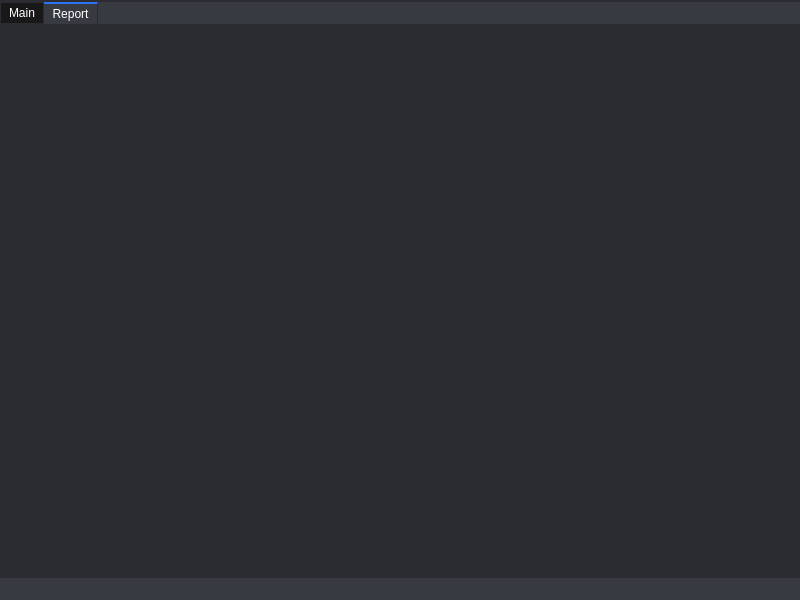
<?xml version="1.0" encoding="UTF-8"?>
<ui version="4.0">
 <class>MainWindow</class>
 <widget class="QMainWindow" name="MainWindow">
  <property name="geometry">
   <rect>
    <x>0</x>
    <y>0</y>
    <width>800</width>
    <height>600</height>
   </rect>
  </property>
  <property name="windowTitle">
   <string>MainWindow</string>
  </property>
  <property name="styleSheet">
   <string notr="true">QPalette{background:#2A2C32;}*{outline:0px;color:#FFFFFE;}

QWidget[form=&quot;true&quot;],QLabel[frameShape=&quot;1&quot;]{
border:1px solid #2A2C32;
border-radius:0px;
}

QWidget[form=&quot;bottom&quot;]{
background:#383A42;
}

QWidget[form=&quot;bottom&quot;] .QFrame{
border:1px solid #FFFFFE;
}

QWidget[form=&quot;bottom&quot;] QLabel,QWidget[form=&quot;title&quot;] QLabel{
border-radius:0px;
color:#FFFFFE;
background:none;
border-style:none;
}

QWidget[form=&quot;title&quot;],QWidget[nav=&quot;left&quot;],QWidget[nav=&quot;top&quot;] QAbstractButton{
border-style:none;
border-radius:0px;
padding:5px;
color:#FFFFFE;
background:qlineargradient(spread:pad,x1:0,y1:0,x2:0,y2:1,stop:0 #383A42,stop:1 #383A42);
}

QWidget[nav=&quot;top&quot;] QAbstractButton:hover,QWidget[nav=&quot;top&quot;] QAbstractButton:pressed,QWidget[nav=&quot;top&quot;] QAbstractButton:checked{
border-style:solid;
border-width:0px 0px 2px 0px;
padding:4px 4px 2px 4px;
border-color:#2C72F2;
background:qlineargradient(spread:pad,x1:0,y1:0,x2:0,y2:1,stop:0 #181818,stop:1 #181818);
}

QWidget[nav=&quot;left&quot;] QAbstractButton{
border-radius:0px;
color:#FFFFFE;
background:none;
border-style:none;
}

QWidget[nav=&quot;left&quot;] QAbstractButton:hover{
color:#FFFFFF;
background-color:#2C72F2;
}

QWidget[nav=&quot;left&quot;] QAbstractButton:checked,QWidget[nav=&quot;left&quot;] QAbstractButton:pressed{
color:#FFFFFE;
border-style:solid;
border-width:0px 0px 0px 2px;
padding:4px 4px 4px 2px;
border-color:#2C72F2;
background-color:#2A2C32;
}

QWidget[video=&quot;true&quot;] QLabel{
color:#FFFFFE;
border:1px solid #2A2C32;
background:qlineargradient(spread:pad,x1:0,y1:0,x2:0,y2:1,stop:0 #383A42,stop:1 #383A42);
}

QWidget[video=&quot;true&quot;] QLabel:focus{
border:1px solid #2C72F2;
background:qlineargradient(spread:pad,x1:0,y1:0,x2:0,y2:1,stop:0 #181818,stop:1 #181818);
}

QLineEdit,QTextEdit,QPlainTextEdit,QSpinBox,QDoubleSpinBox,QComboBox,QDateEdit,QTimeEdit,QDateTimeEdit{
border:1px solid #2A2C32;
border-radius:3px;
padding:2px;
background:none;
selection-background-color:#383A42;
selection-color:#FFFFFE;
}

QLineEdit:focus,QTextEdit:focus,QPlainTextEdit:focus,QSpinBox:focus,QDoubleSpinBox:focus,QComboBox:focus,QDateEdit:focus,QTimeEdit:focus,QDateTimeEdit:focus,QLineEdit:hover,QTextEdit:hover,QPlainTextEdit:hover,QSpinBox:hover,QDoubleSpinBox:hover,QComboBox:hover,QDateEdit:hover,QTimeEdit:hover,QDateTimeEdit:hover{
border:1px solid #2A2C32;
}

QLineEdit[echoMode=&quot;2&quot;]{
lineedit-password-character:9679;
}

.QFrame{
border:1px solid #2A2C32;
border-radius:3px;
}

.QGroupBox{
border:1px solid #2A2C32;
border-radius:5px;
margin-top:3ex;
}

.QGroupBox::title{
subcontrol-origin:margin;
position:relative;
left:10px;
}

.QPushButton,.QToolButton{
border-style:none;
border:1px solid #2A2C32;
color:#FFFFFE;
padding:5px;
min-height:15px;
border-radius:5px;
background:qlineargradient(spread:pad,x1:0,y1:0,x2:0,y2:1,stop:0 #383A42,stop:1 #383A42);
}

.QPushButton:hover,.QToolButton:hover{
background:qlineargradient(spread:pad,x1:0,y1:0,x2:0,y2:1,stop:0 #181818,stop:1 #181818);
}

.QPushButton:pressed,.QToolButton:pressed{
background:qlineargradient(spread:pad,x1:0,y1:0,x2:0,y2:1,stop:0 #383A42,stop:1 #383A42);
}

.QToolButton::menu-indicator{
image:None;
}

QToolButton#btnMenu,QPushButton#btnMenu_Min,QPushButton#btnMenu_Max,QPushButton#btnMenu_Close{
border-radius:3px;
color:#FFFFFE;
padding:3px;
margin:0px;
background:none;
border-style:none;
}

QToolButton#btnMenu:hover,QPushButton#btnMenu_Min:hover,QPushButton#btnMenu_Max:hover{
color:#FFFFFF;
margin:1px 1px 2px 1px;
background-color:rgba(51,127,209,230);
}

QPushButton#btnMenu_Close:hover{
color:#FFFFFF;
margin:1px 1px 2px 1px;
background-color:rgba(238,0,0,128);
}

QRadioButton::indicator{
width:15px;
height:15px;
}

QRadioButton::indicator::unchecked{
image:url(:/qss/bf/radiobutton_unchecked.png);
}

QRadioButton::indicator::unchecked:disabled{
image:url(:/qss/bf/radiobutton_unchecked_disable.png);
}

QRadioButton::indicator::checked{
image:url(:/qss/bf/radiobutton_checked.png);
}

QRadioButton::indicator::checked:disabled{
image:url(:/qss/bf/radiobutton_checked_disable.png);
}

QGroupBox::indicator,QTreeWidget::indicator,QListWidget::indicator{
padding:0px -3px 0px 3px;
}

QCheckBox::indicator,QGroupBox::indicator,QTreeWidget::indicator,QListWidget::indicator{
width:13px;
height:13px;
}

QCheckBox::indicator:unchecked,QGroupBox::indicator:unchecked,QTreeWidget::indicator:unchecked,QListWidget::indicator:unchecked{
image:url(:/qss/bf/checkbox_unchecked.png);
}

QCheckBox::indicator:unchecked:disabled,QGroupBox::indicator:unchecked:disabled,QTreeWidget::indicator:unchecked:disabled,QListWidget::indicator:disabled{
image:url(:/qss/bf/checkbox_unchecked_disable.png);
}

QCheckBox::indicator:checked,QGroupBox::indicator:checked,QTreeWidget::indicator:checked,QListWidget::indicator:checked{
image:url(:/qss/bf/checkbox_checked.png);
}

QCheckBox::indicator:checked:disabled,QGroupBox::indicator:checked:disabled,QTreeWidget::indicator:checked:disabled,QListWidget::indicator:checked:disabled{
image:url(:/qss/bf/checkbox_checked_disable.png);
}

QCheckBox::indicator:indeterminate,QGroupBox::indicator:indeterminate,QTreeWidget::indicator:indeterminate,QListWidget::indicator:indeterminate{
image:url(:/qss/bf/checkbox_parcial.png);
}

QCheckBox::indicator:indeterminate:disabled,QGroupBox::indicator:indeterminate:disabled,QTreeWidget::indicator:indeterminate:disabled,QListWidget::indicator:indeterminate:disabled{
image:url(:/qss/bf/checkbox_parcial_disable.png);
}

QTimeEdit::up-button,QDateEdit::up-button,QDateTimeEdit::up-button,QDoubleSpinBox::up-button,QSpinBox::up-button{
image:url(:/qss/bf/add_top.png);
width:10px;
height:10px;
padding:2px 5px 0px 0px;
}

QTimeEdit::down-button,QDateEdit::down-button,QDateTimeEdit::down-button,QDoubleSpinBox::down-button,QSpinBox::down-button{
image:url(:/qss/bf/add_bottom.png);
width:10px;
height:10px;
padding:0px 5px 2px 0px;
}

QTimeEdit::up-button:pressed,QDateEdit::up-button:pressed,QDateTimeEdit::up-button:pressed,QDoubleSpinBox::up-button:pressed,QSpinBox::up-button:pressed{
top:-2px;
}
  
QTimeEdit::down-button:pressed,QDateEdit::down-button:pressed,QDateTimeEdit::down-button:pressed,QDoubleSpinBox::down-button:pressed,QSpinBox::down-button:pressed,QSpinBox::down-button:pressed{
bottom:-2px;
}

QComboBox::down-arrow,QDateEdit[calendarPopup=&quot;true&quot;]::down-arrow,QTimeEdit[calendarPopup=&quot;true&quot;]::down-arrow,QDateTimeEdit[calendarPopup=&quot;true&quot;]::down-arrow{
image:url(:/qss/bf/add_bottom.png);
width:10px;
height:10px;
right:2px;
}

QComboBox::drop-down,QDateEdit::drop-down,QTimeEdit::drop-down,QDateTimeEdit::drop-down{
subcontrol-origin:padding;
subcontrol-position:top right;
width:15px;
border-left-width:0px;
border-left-style:solid;
border-top-right-radius:3px;
border-bottom-right-radius:3px;
border-left-color:#2A2C32;
}

QComboBox::drop-down:on{
top:1px;
}

QMenuBar::item{
color:#FFFFFE;
background-color:#383A42;
margin:0px;
padding:3px 10px;
}

QMenu,QMenuBar,QMenu:disabled,QMenuBar:disabled{
color:#FFFFFE;
background-color:#383A42;
border:1px solid #2A2C32;
margin:0px;
}

QMenu::item{
padding:3px 20px;
}

QMenu::indicator{
width:13px;
height:13px;
}

QMenu::item:selected,QMenuBar::item:selected{
color:#FFFFFE;
border:0px solid #2A2C32;
background:#181818;
}

QMenu::separator{
height:1px;
background:#2A2C32;
}

QProgressBar{
min-height:10px;
background:#383A42;
border-radius:5px;
text-align:center;
border:1px solid #383A42;
}

QProgressBar:chunk{
border-radius:5px;
background-color:#2A2C32;
}

QSlider::groove:horizontal{
background:#383A42;
height:8px;
border-radius:4px;
}

QSlider::add-page:horizontal{
background:#383A42;
height:8px;
border-radius:4px;
}

QSlider::sub-page:horizontal{
background:#2A2C32;
height:8px;
border-radius:4px;
}

QSlider::handle:horizontal{
width:13px;
margin-top:-3px;
margin-bottom:-3px;
border-radius:6px;
background:qradialgradient(spread:pad,cx:0.5,cy:0.5,radius:0.5,fx:0.5,fy:0.5,stop:0.6 #2A2C32,stop:0.8 #2A2C32);
}

QSlider::groove:vertical{
width:8px;
border-radius:4px;
background:#383A42;
}

QSlider::add-page:vertical{
width:8px;
border-radius:4px;
background:#383A42;
}

QSlider::sub-page:vertical{
width:8px;
border-radius:4px;
background:#2A2C32;
}

QSlider::handle:vertical{
height:14px;
margin-left:-3px;
margin-right:-3px;
border-radius:6px;
background:qradialgradient(spread:pad,cx:0.5,cy:0.5,radius:0.5,fx:0.5,fy:0.5,stop:0.6 #2A2C32,stop:0.8 #2A2C32);
}

QScrollBar:horizontal{
background:#383A42;
padding:0px;
border-radius:6px;
max-height:12px;
}

QScrollBar::handle:horizontal{
background:#181818;
min-width:50px;
border-radius:6px;
}

QScrollBar::handle:horizontal:hover{
background:#2A2C32;
}

QScrollBar::handle:horizontal:pressed{
background:#2A2C32;
}

QScrollBar::add-page:horizontal{
background:none;
}

QScrollBar::sub-page:horizontal{
background:none;
}

QScrollBar::add-line:horizontal{
background:none;
}

QScrollBar::sub-line:horizontal{
background:none;
}

QScrollBar:vertical{
background:#383A42;
padding:0px;
border-radius:6px;
max-width:12px;
}

QScrollBar::handle:vertical{
background:#181818;
min-height:50px;
border-radius:6px;
}

QScrollBar::handle:vertical:hover{
background:#2A2C32;
}

QScrollBar::handle:vertical:pressed{
background:#2A2C32;
}

QScrollBar::add-page:vertical{
background:none;
}

QScrollBar::sub-page:vertical{
background:none;
}

QScrollBar::add-line:vertical{
background:none;
}

QScrollBar::sub-line:vertical{
background:none;
}

QScrollArea{
border:0px;
}

QTreeView,QListView,QTableView,QTabWidget::pane{
border:1px solid #2A2C32;
selection-background-color:#181818;
selection-color:#FFFFFE;
alternate-background-color:#181818;
gridline-color:#2A2C32;
}

QTreeView::branch:closed:has-children{
margin:4px;
border-image:url(:/qss/bf/branch_open.png);
}

QTreeView::branch:open:has-children{
margin:4px;
border-image:url(:/qss/bf/branch_close.png);
}

QTreeView,QListView,QTableView,QSplitter::handle,QTreeView::branch{
background:#2A2C32;
}

QTableView::item:selected,QListView::item:selected,QTreeView::item:selected{
color:#FFFFFE;
background:qlineargradient(spread:pad,x1:0,y1:0,x2:0,y2:1,stop:0 #383A42,stop:1 #383A42);
}

QTableView::item:hover,QListView::item:hover,QTreeView::item:hover{
color:#FFFFFE;
background:qlineargradient(spread:pad,x1:0,y1:0,x2:0,y2:1,stop:0 #181818,stop:1 #181818);
}

QTableView::item,QListView::item,QTreeView::item{
padding:1px;
margin:0px;
}

QHeaderView::section,QTableCornerButton:section{
padding:3px;
margin:0px;
color:#FFFFFE;
border:1px solid #2A2C32;
border-left-width:0px;
border-right-width:1px;
border-top-width:0px;
border-bottom-width:1px;
background:qlineargradient(spread:pad,x1:0,y1:0,x2:0,y2:1,stop:0 #181818,stop:1 #181818);
}

QTabBar::tab{
border:1px solid #2A2C32;
color:#FFFFFE;
margin:0px;
background:qlineargradient(spread:pad,x1:0,y1:0,x2:0,y2:1,stop:0 #181818,stop:1 #181818);
}

QTabBar::tab:selected,QTabBar::tab:hover{
border-style:solid;
border-color:#2C72F2;
background:qlineargradient(spread:pad,x1:0,y1:0,x2:0,y2:1,stop:0 #383A42,stop:1 #383A42);
}

QTabBar::tab:top,QTabBar::tab:bottom{
padding:3px 8px 3px 8px;
}

QTabBar::tab:left,QTabBar::tab:right{
padding:8px 3px 8px 3px;
}

QTabBar::tab:top:selected,QTabBar::tab:top:hover{
border-width:2px 0px 0px 0px;
}

QTabBar::tab:right:selected,QTabBar::tab:right:hover{
border-width:0px 0px 0px 2px;
}

QTabBar::tab:bottom:selected,QTabBar::tab:bottom:hover{
border-width:0px 0px 2px 0px;
}

QTabBar::tab:left:selected,QTabBar::tab:left:hover{
border-width:0px 2px 0px 0px;
}

QTabBar::tab:first:top:selected,QTabBar::tab:first:top:hover,QTabBar::tab:first:bottom:selected,QTabBar::tab:first:bottom:hover{
border-left-width:1px;
border-left-color:#2A2C32;
}

QTabBar::tab:first:left:selected,QTabBar::tab:first:left:hover,QTabBar::tab:first:right:selected,QTabBar::tab:first:right:hover{
border-top-width:1px;
border-top-color:#2A2C32;
}

QTabBar::tab:last:top:selected,QTabBar::tab:last:top:hover,QTabBar::tab:last:bottom:selected,QTabBar::tab:last:bottom:hover{
border-right-width:1px;
border-right-color:#2A2C32;
}

QTabBar::tab:last:left:selected,QTabBar::tab:last:left:hover,QTabBar::tab:last:right:selected,QTabBar::tab:last:right:hover{
border-bottom-width:1px;
border-bottom-color:#2A2C32;
}

QStatusBar::item{
border:0px solid #383A42;
border-radius:3px;
}

QToolBox::tab,QGroupBox#gboxDevicePanel,QGroupBox#gboxDeviceTitle,QFrame#gboxDevicePanel,QFrame#gboxDeviceTitle{
padding:3px;
border-radius:5px;
color:#FFFFFE;
background:qlineargradient(spread:pad,x1:0,y1:0,x2:0,y2:1,stop:0 #383A42,stop:1 #383A42);
}

QToolTip{
border:0px solid #FFFFFE;
padding:1px;
color:#FFFFFE;
background:qlineargradient(spread:pad,x1:0,y1:0,x2:0,y2:1,stop:0 #383A42,stop:1 #383A42);
}

QToolBox::tab:selected{
background:qlineargradient(spread:pad,x1:0,y1:0,x2:0,y2:1,stop:0 #181818,stop:1 #181818);
}

QPrintPreviewDialog QToolButton{
border:0px solid #FFFFFE;
border-radius:0px;
margin:0px;
padding:3px;
background:none;
}

QColorDialog QPushButton,QFileDialog QPushButton{
min-width:80px;
}

QToolButton#qt_calendar_prevmonth{
icon-size:0px;
min-width:20px;
image:url(:/qss/bf/calendar_prevmonth.png);
}

QToolButton#qt_calendar_nextmonth{
icon-size:0px;
min-width:20px;
image:url(:/qss/bf/calendar_nextmonth.png);
}

QToolButton#qt_calendar_prevmonth,QToolButton#qt_calendar_nextmonth,QToolButton#qt_calendar_monthbutton,QToolButton#qt_calendar_yearbutton{
border:0px solid #FFFFFE;
border-radius:3px;
margin:3px 3px 3px 3px;
padding:3px;
background:none;
}

QToolButton#qt_calendar_prevmonth:hover,QToolButton#qt_calendar_nextmonth:hover,QToolButton#qt_calendar_monthbutton:hover,QToolButton#qt_calendar_yearbutton:hover,QToolButton#qt_calendar_prevmonth:pressed,QToolButton#qt_calendar_nextmonth:pressed,QToolButton#qt_calendar_monthbutton:pressed,QToolButton#qt_calendar_yearbutton:pressed{
border:1px solid #2A2C32;
}

QCalendarWidget QSpinBox#qt_calendar_yearedit{
margin:2px;
}

QCalendarWidget QToolButton::menu-indicator{
image:None;
}

QCalendarWidget QTableView{
border-width:0px;
}

QCalendarWidget QWidget#qt_calendar_navigationbar{
border:1px solid #2A2C32;
border-width:1px 1px 0px 1px;
background:qlineargradient(spread:pad,x1:0,y1:0,x2:0,y2:1,stop:0 #383A42,stop:1 #383A42);
}

QComboBox QAbstractItemView::item{
min-height:20px;
min-width:10px;
}

QTableView[model=&quot;true&quot;]::item{
padding:0px;
margin:0px;
}

QTableView QLineEdit,QTableView QComboBox,QTableView QSpinBox,QTableView QDoubleSpinBox,QTableView QDateEdit,QTableView QTimeEdit,QTableView QDateTimeEdit{
border-width:0px;
border-radius:0px;
}

QTableView QLineEdit:focus,QTableView QComboBox:focus,QTableView QSpinBox:focus,QTableView QDoubleSpinBox:focus,QTableView QDateEdit:focus,QTableView QTimeEdit:focus,QTableView QDateTimeEdit:focus{
border-width:0px;
border-radius:0px;
}

QLineEdit,QTextEdit,QPlainTextEdit,QSpinBox,QDoubleSpinBox,QComboBox,QDateEdit,QTimeEdit,QDateTimeEdit{
background:#2A2C32;
}

*:disabled{
background:#2A2C32;
border-color:#383A42;
}
*{
background:#383A42;
}

/*TextColor:#FFFFFE*/
/*PanelColor:#2A2C32*/
/*BorderColor:#2A2C32*/
/*NormalColorStart:#383A42*/
/*NormalColorEnd:#383A42*/
/*DarkColorStart:#181818*/
/*DarkColorEnd:#181818*/
/*HighColor:#2C72F2*/</string>
  </property>
  <widget class="QWidget" name="centralwidget">
   <widget class="QTabWidget" name="tabWidget">
    <property name="enabled">
     <bool>true</bool>
    </property>
    <property name="geometry">
     <rect>
      <x>0</x>
      <y>0</y>
      <width>801</width>
      <height>581</height>
     </rect>
    </property>
    <property name="currentIndex">
     <number>1</number>
    </property>
    <property name="usesScrollButtons">
     <bool>false</bool>
    </property>
    <property name="tabsClosable">
     <bool>false</bool>
    </property>
    <property name="tabBarAutoHide">
     <bool>false</bool>
    </property>
    <widget class="QWidget" name="Main">
     <attribute name="title">
      <string>Main</string>
     </attribute>
     <widget class="QPushButton" name="imgChanger">
      <property name="geometry">
       <rect>
        <x>450</x>
        <y>420</y>
        <width>300</width>
        <height>50</height>
       </rect>
      </property>
      <property name="text">
       <string>New Image</string>
      </property>
     </widget>
     <widget class="QLabel" name="MyImage">
      <property name="geometry">
       <rect>
        <x>450</x>
        <y>50</y>
        <width>300</width>
        <height>300</height>
       </rect>
      </property>
      <property name="text">
       <string>                                 Add Image</string>
      </property>
      <property name="scaledContents">
       <bool>true</bool>
      </property>
      <property name="margin">
       <number>0</number>
      </property>
     </widget>
     <widget class="QPushButton" name="showDatabase">
      <property name="geometry">
       <rect>
        <x>290</x>
        <y>40</y>
        <width>130</width>
        <height>51</height>
       </rect>
      </property>
      <property name="text">
       <string>Show Database</string>
      </property>
     </widget>
     <widget class="QPushButton" name="Reconaissance">
      <property name="enabled">
       <bool>false</bool>
      </property>
      <property name="geometry">
       <rect>
        <x>20</x>
        <y>40</y>
        <width>250</width>
        <height>51</height>
       </rect>
      </property>
      <property name="text">
       <string>Reconaissance</string>
      </property>
     </widget>
     <widget class="QPushButton" name="Detection">
      <property name="enabled">
       <bool>false</bool>
      </property>
      <property name="geometry">
       <rect>
        <x>20</x>
        <y>120</y>
        <width>190</width>
        <height>34</height>
       </rect>
      </property>
      <property name="text">
       <string>Detection</string>
      </property>
     </widget>
     <widget class="QPushButton" name="Pretraitement">
      <property name="enabled">
       <bool>false</bool>
      </property>
      <property name="geometry">
       <rect>
        <x>230</x>
        <y>120</y>
        <width>190</width>
        <height>34</height>
       </rect>
      </property>
      <property name="text">
       <string>Prétraitements</string>
      </property>
     </widget>
     <widget class="QPushButton" name="DVisage">
      <property name="enabled">
       <bool>false</bool>
      </property>
      <property name="geometry">
       <rect>
        <x>20</x>
        <y>170</y>
        <width>90</width>
        <height>35</height>
       </rect>
      </property>
      <property name="text">
       <string>Visage</string>
      </property>
     </widget>
     <widget class="QPushButton" name="DNez">
      <property name="enabled">
       <bool>false</bool>
      </property>
      <property name="geometry">
       <rect>
        <x>120</x>
        <y>170</y>
        <width>90</width>
        <height>35</height>
       </rect>
      </property>
      <property name="text">
       <string>Nez</string>
      </property>
     </widget>
     <widget class="QPushButton" name="DBouche">
      <property name="enabled">
       <bool>false</bool>
      </property>
      <property name="geometry">
       <rect>
        <x>120</x>
        <y>210</y>
        <width>90</width>
        <height>35</height>
       </rect>
      </property>
      <property name="text">
       <string>Bouche</string>
      </property>
     </widget>
     <widget class="QPushButton" name="DYeux">
      <property name="enabled">
       <bool>false</bool>
      </property>
      <property name="geometry">
       <rect>
        <x>20</x>
        <y>210</y>
        <width>90</width>
        <height>35</height>
       </rect>
      </property>
      <property name="text">
       <string>Yeux</string>
      </property>
     </widget>
     <widget class="QPushButton" name="Denoising">
      <property name="enabled">
       <bool>false</bool>
      </property>
      <property name="geometry">
       <rect>
        <x>330</x>
        <y>210</y>
        <width>90</width>
        <height>35</height>
       </rect>
      </property>
      <property name="text">
       <string>Denoising</string>
      </property>
     </widget>
     <widget class="QPushButton" name="Median">
      <property name="enabled">
       <bool>false</bool>
      </property>
      <property name="geometry">
       <rect>
        <x>230</x>
        <y>210</y>
        <width>90</width>
        <height>35</height>
       </rect>
      </property>
      <property name="text">
       <string>Median</string>
      </property>
     </widget>
     <widget class="QPushButton" name="Egaliser">
      <property name="enabled">
       <bool>false</bool>
      </property>
      <property name="geometry">
       <rect>
        <x>330</x>
        <y>170</y>
        <width>90</width>
        <height>35</height>
       </rect>
      </property>
      <property name="text">
       <string>Egaliser</string>
      </property>
     </widget>
     <widget class="QPushButton" name="Norm">
      <property name="enabled">
       <bool>false</bool>
      </property>
      <property name="geometry">
       <rect>
        <x>230</x>
        <y>170</y>
        <width>90</width>
        <height>35</height>
       </rect>
      </property>
      <property name="text">
       <string>Normaliser</string>
      </property>
     </widget>
     <widget class="QPushButton" name="Miroir">
      <property name="enabled">
       <bool>false</bool>
      </property>
      <property name="geometry">
       <rect>
        <x>230</x>
        <y>280</y>
        <width>190</width>
        <height>34</height>
       </rect>
      </property>
      <property name="text">
       <string>Miroir</string>
      </property>
     </widget>
     <widget class="QPushButton" name="Rotation">
      <property name="enabled">
       <bool>false</bool>
      </property>
      <property name="geometry">
       <rect>
        <x>20</x>
        <y>280</y>
        <width>190</width>
        <height>34</height>
       </rect>
      </property>
      <property name="text">
       <string>Rotation</string>
      </property>
     </widget>
     <widget class="Line" name="line">
      <property name="geometry">
       <rect>
        <x>20</x>
        <y>100</y>
        <width>400</width>
        <height>20</height>
       </rect>
      </property>
      <property name="orientation">
       <enum>Qt::Horizontal</enum>
      </property>
     </widget>
     <widget class="Line" name="line_2">
      <property name="geometry">
       <rect>
        <x>20</x>
        <y>250</y>
        <width>400</width>
        <height>20</height>
       </rect>
      </property>
      <property name="orientation">
       <enum>Qt::Horizontal</enum>
      </property>
     </widget>
     <widget class="Line" name="line_3">
      <property name="geometry">
       <rect>
        <x>20</x>
        <y>260</y>
        <width>400</width>
        <height>20</height>
       </rect>
      </property>
      <property name="orientation">
       <enum>Qt::Horizontal</enum>
      </property>
     </widget>
     <widget class="Line" name="line_4">
      <property name="geometry">
       <rect>
        <x>20</x>
        <y>90</y>
        <width>400</width>
        <height>20</height>
       </rect>
      </property>
      <property name="orientation">
       <enum>Qt::Horizontal</enum>
      </property>
     </widget>
     <widget class="QLabel" name="label">
      <property name="geometry">
       <rect>
        <x>20</x>
        <y>340</y>
        <width>400</width>
        <height>140</height>
       </rect>
      </property>
      <property name="styleSheet">
       <string notr="true">Qlabel{
background: qlineargradient(spread:pad, x1:0, y1:1, x2:0, y2:0, stop:0 rgba(0, 0, 0, 255), stop:0.05 rgba(14, 8, 73, 255), stop:0.36 rgba(28, 17, 145, 255), stop:0.6 rgba(126, 14, 81, 255), stop:0.75 rgba(234, 11, 11, 255), stop:0.79 rgba(244, 70, 5, 255), stop:0.86 rgba(255, 136, 0, 255), stop:0.935 rgba(239, 236, 55, 255))}</string>
      </property>
      <property name="text">
       <string>                                             Histogramme</string>
      </property>
     </widget>
    </widget>
    <widget class="QWidget" name="Report">
     <property name="enabled">
      <bool>false</bool>
     </property>
     <attribute name="title">
      <string>Report</string>
     </attribute>
    </widget>
   </widget>
  </widget>
  <widget class="QMenuBar" name="menubar">
   <property name="geometry">
    <rect>
     <x>0</x>
     <y>0</y>
     <width>800</width>
     <height>24</height>
    </rect>
   </property>
  </widget>
  <widget class="QStatusBar" name="statusbar"/>
 </widget>
 <resources/>
 <connections/>
</ui>
